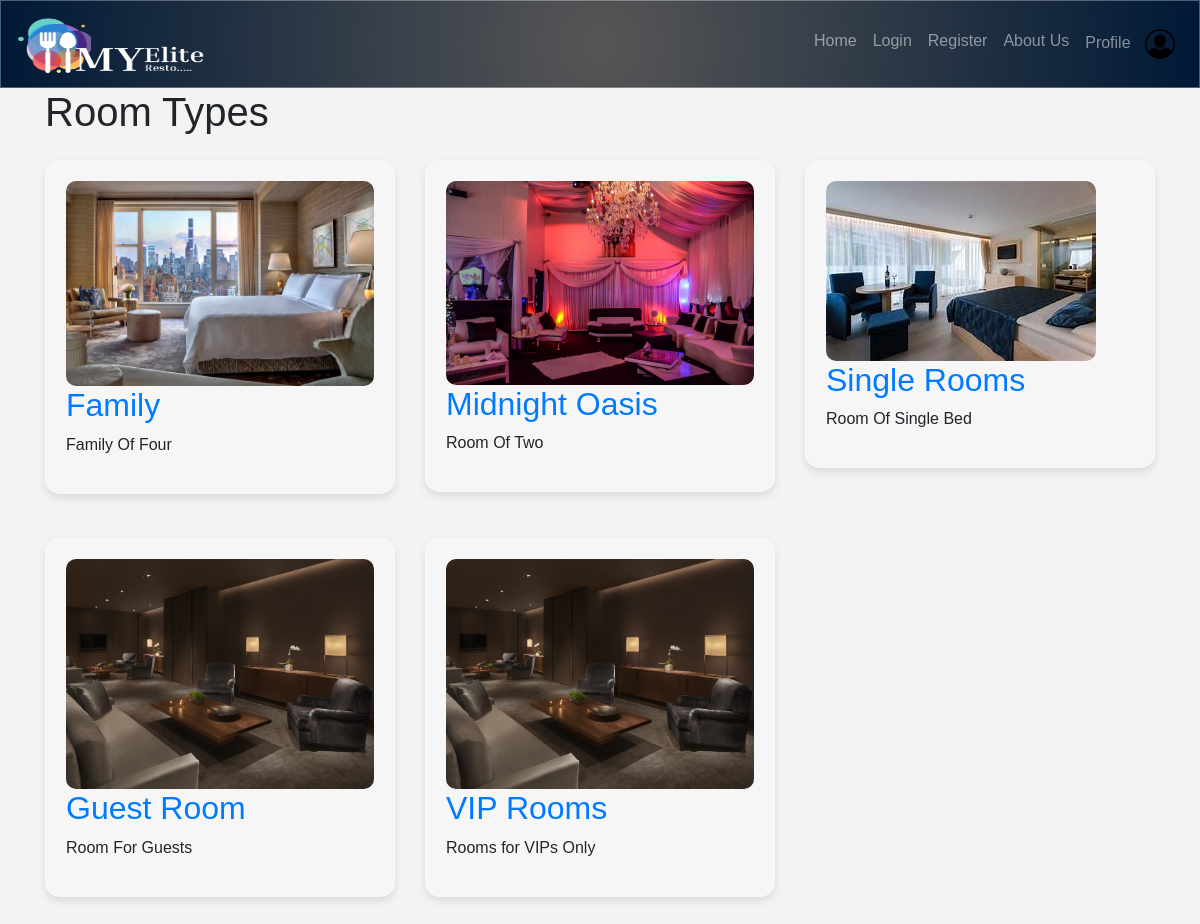
Screenshot of /book-room/room-types/ with the database file from the repository.
### book_room/models.py (models this page shows, shortened)
class RoomType(models.Model):
    name = models.CharField(max_length=100)
    description = models.TextField()
    image = models.ImageField(upload_to='room_images/', blank=True, null=True)

### book_room/views.py (the view)
# urls.py: path('room-types/', views.room_types_view, name='room_types_view'),
def room_types_view(request):
    room_types = RoomType.objects.all()
    return render(request, 'book_room/room_types.html', {'room_types': room_types})

### book_room/templates/book_room/room_types.html (shortened to what this page needs)
{% load static %}
{% include "navbar.html" %}
<!DOCTYPE html>
<html lang="en">
<head>
    <link rel="stylesheet" href="https://stackpath.bootstrapcdn.com/bootstrap/4.5.2/css/bootstrap.min.css">
</head>
<body>
    <div class="container">
        <h1 class="mb-4">Room Types</h1>
        <div class="row">
            {% for room_type in room_types %}
                <div class="col-md-4 mb-4">
                    <div class="card">
                        <a href="{% url 'rooms_by_type' room_type.id %}">
                            <img src="{{ room_type.image.url }}" alt="{{ room_type.name }}">
                            <h2>{{ room_type.name }}</h2>
                        </a>
                        <p>{{ room_type.description }}</p>
                    </div>
                </div>
            {% endfor %}
        </div>
    </div>
</body>
</html>

### main/templates/navbar.html (shortened to what this page needs)
{% load static %}
<!DOCTYPE html>
<html lang="en">
<head>
    <link rel="stylesheet" href="{% static 'css/styles.css' %}">
    <link rel="stylesheet" href="https://stackpath.bootstrapcdn.com/bootstrap/4.5.2/css/bootstrap.min.css">
</head>
<body>
    <nav class="navbar navbar-expand-lg navbar-dark">
        <a class="navbar-brand" href="{% url 'index' %}">
            <img src="{% static 'D:/Final_Resto/static/assets/LOGO.png' %}" alt="Logo" style="height: 60px;width:240px;">
        </a>
        <div class="collapse navbar-collapse" id="navbarNav">
            <ul class="navbar-nav ml-auto">
                {% if user.is_authenticated %}
                    <li class="nav-item">
                        <a class="nav-link" href="{% url 'index' %}">Home</a>
                    </li>
                    <li class="nav-item">
                        <a class="nav-link" href="/menu/">Explore Menu</a>
                    </li>
                    <li class="nav-item dropdown">
                        <a class="nav-link dropdown-toggle" href="#" id="navbarDropdown" role="button" data-toggle="dropdown" aria-haspopup="true" aria-expanded="false">
                            Tables
                        </a>
                        <div class="dropdown-menu" aria-labelledby="navbarDropdown">
                            <a class="dropdown-item" href="{% url 'view_available_tables' %}">View Available Tables</a>
                            <a class="dropdown-item" href="{% url 'reserve_table' %}">Book Table</a>
                        </div>
                    </li>
                    <li class="nav-item dropdown">
                        <a class="nav-link dropdown-toggle" href="#" id="navbarDropdownRooms" role="button" data-toggle="dropdown" aria-haspopup="true" aria-expanded="false">
                            Rooms
                        </a>
                        <div class="dropdown-menu" aria-labelledby="navbarDropdownRooms">
                            <a class="dropdown-item" href="{% url 'view_available_rooms' %}">View Available Rooms</a>
                            <a class="dropdown-item" href="{% url 'room_types_view' %}">View Room Types</a>
                            <a class="dropdown-item" href="{% url 'book_room' %}">Book Room</a>
                        </div>
                    </li>
                    <li class="nav-item"><a class="nav-link" href="{% url 'about' %}">About Us</a></li>
                    <li class="nav-item">
                        <a class="nav-link" href="{% url 'logout' %}">Logout</a>
                    </li>
                    <li class="nav-item">
                        <a class="nav-link" href="{% url 'manage_profile' user.id %}">
                            {{ user.username }}
                            {% if user.image %}
                                <img class="profile-image" src="{{ user.image.url }}" alt="{{ user.username }}">
                            {% else %}
                                <img class="profile-image" src="{% static 'images/default-profile.png' %}" alt="{{ user.username }}">
                            {% endif %}
                        </a>
                    </li>
                {% else %}
                    <li class="nav-item"><a class="nav-link" href="{% url 'index' %}">Home</a></li>
                    <li class="nav-item"><a class="nav-link" href="{% url 'login' %}">Login</a></li>
                    <li class="nav-item"><a class="nav-link" href="{% url 'register' %}">Register</a></li>
                    <li class="nav-item"><a class="nav-link" href="{% url 'about' %}">About Us</a></li>
                    <li class="nav-item"><a class="nav-link" href="{% url 'register' %}">
                        Profile
                        <img class="profile-image" src="{% static 'D:/Final_Resto/static/assets/default-profile.png' %}" alt="Profile">
                    </a></li>
                {% endif %}
            </ul>
        </div>
    </nav>
</body>
</html>

### main/templates/navbar.html (style rules this page uses)
.navbar { background: radial-gradient(circle, rgba(87,86,86,1) 0%, rgba(0,25,54,1) 100%); backdrop-filter: blur(5px); border: 1px solid rgba(255, 255, 255, 0.3); z-index: 10; }
.navbar-dark .navbar-nav .nav-link { color: #fff; }
.navbar-dark .navbar-brand { color: #fff; }
.profile-image { width: 30px; height: 30px; border-radius: 50%; margin-left: 10px; }

### book_room/templates/book_room/room_types.html (style rules this page uses)
body { background: rgba(240, 240, 240, 0.8); backdrop-filter: blur(10px); font-family: Arial, sans-serif; }
.card { background: rgba(255, 255, 255, 0.3); border: 1px solid rgba(255, 255, 255, 0.2); backdrop-filter: blur(10px); border-radius: 15px; padding: 20px; margin-bottom: 20px; transition: all 0.3s ease-in-out; box-shadow: 0 4px 8px rgba(0, 0, 0, 0.1); }
.card img { max-width: 100%; height: auto; border-radius: 10px; transition: transform 0.3s ease-in-out; }

### rows the page displays
RoomType: image (picture), name "Family", description "Family Of Four"
RoomType: image (picture), name "Midnight Oasis", description "Room Of Two"
RoomType: image (picture), name "Single Rooms", description "Room Of Single Bed"
RoomType: image (picture), name "Guest Room", description "Room For Guests"
RoomType: image (picture), name "VIP Rooms", description "Rooms for VIPs Only"
